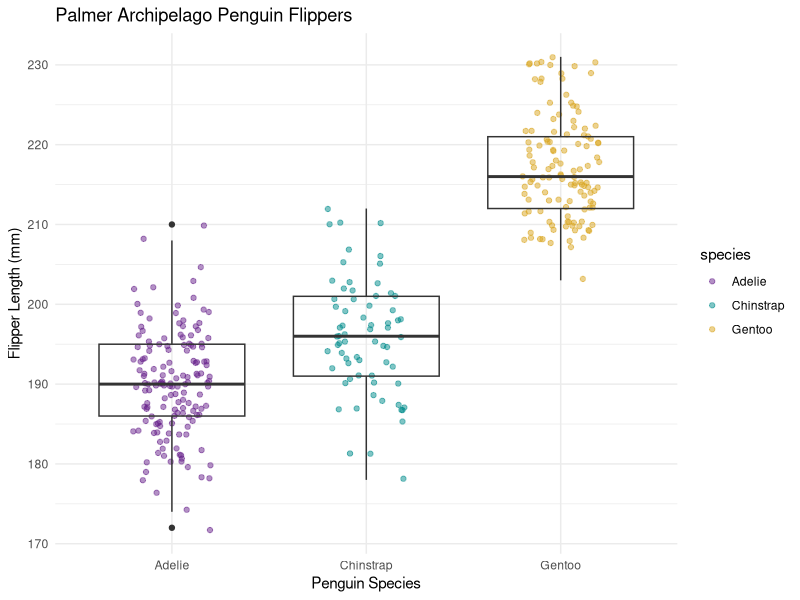
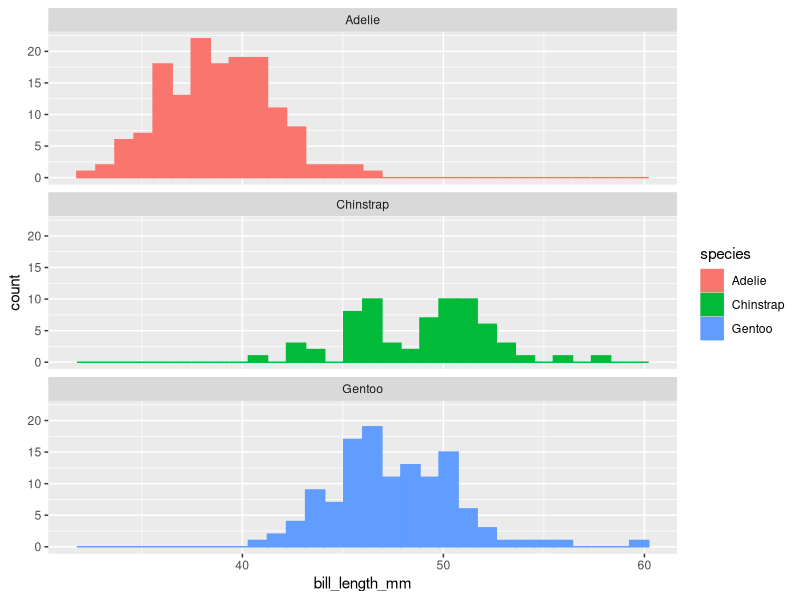

Reproduce these figures in R, in order.
## ---- chunk 1
#| warning: false
#| message: false
#| echo: false

library(tidyverse)
library(palmerpenguins)
library(GGally)
library(skimr)
## ---- chunk 2
#| include: false 


# Tell me the column names 
names(penguins)

 # What are the dimensions
dim(penguins)

# Show me the first six lines! 
head(penguins)

# Show me the last six lines!
tail(penguins)
## ---- chunk 3
skim(penguins) # SO COOL BASIC SUMMARY STATS!
## ---- chunk 4

# GGally::ggpairs(penguins)
## ---- chunk 5

#| fig.cap: "Figure caption :) "
ggplot(data = penguins, aes(x = species, y = flipper_length_mm)) + 
  geom_jitter(width = 0.2,
              alpha = 0.5,
              aes(color = species)) + 
  geom_boxplot(fill = NA) +
  theme_minimal() + 
  scale_color_manual(values = c("darkorchid4","cyan4","goldenrod")) + 
  labs( x = "Penguin Species",
        y = "Flipper Length (mm)",
        title = "Palmer Archipelago Penguin Flippers")
## ---- chunk 6
ggplot(data = penguins, aes(x = bill_length_mm)) + 
  geom_histogram(aes(color = species, fill = species)) + 
  facet_wrap(~species, ncol = 1) # wrap in single column
